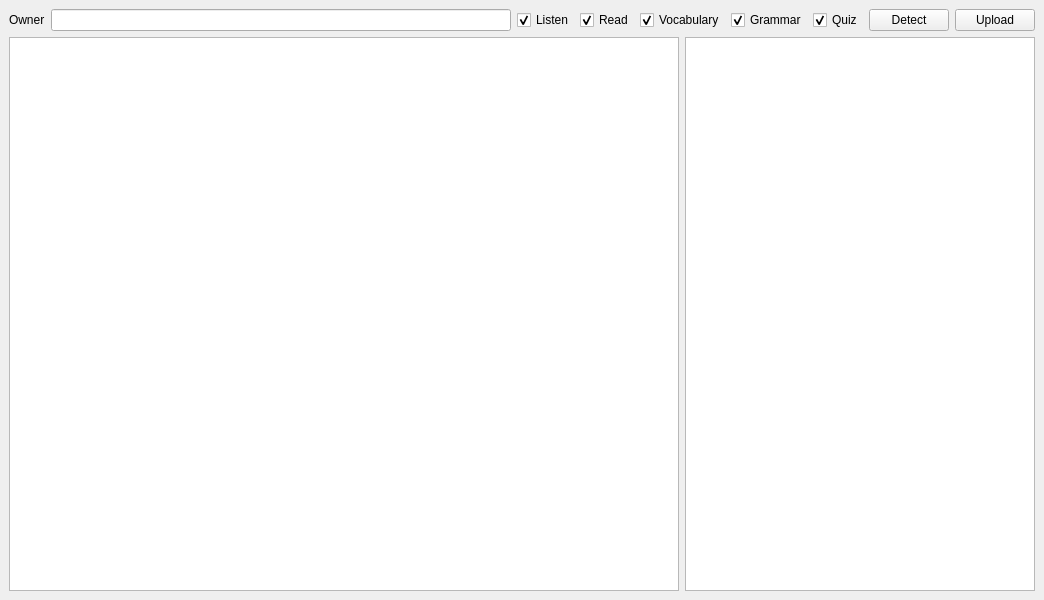
<?xml version="1.0" encoding="UTF-8"?>
<ui version="4.0">
 <class>DetectAndUploadWindow</class>
 <widget class="QMainWindow" name="DetectAndUploadWindow">
  <property name="geometry">
   <rect>
    <x>0</x>
    <y>0</y>
    <width>1044</width>
    <height>600</height>
   </rect>
  </property>
  <property name="windowTitle">
   <string>MainWindow</string>
  </property>
  <widget class="QWidget" name="centralwidget">
   <layout class="QGridLayout" name="gridLayout_2">
    <item row="1" column="0">
     <widget class="QPlainTextEdit" name="txtInputs"/>
    </item>
    <item row="1" column="1">
     <widget class="QListView" name="lsvLinks">
      <property name="maximumSize">
       <size>
        <width>350</width>
        <height>16777215</height>
       </size>
      </property>
     </widget>
    </item>
    <item row="0" column="0" colspan="2">
     <layout class="QHBoxLayout" name="horizontalLayout">
      <property name="topMargin">
       <number>0</number>
      </property>
      <item>
       <widget class="QLabel" name="label">
        <property name="text">
         <string>Owner</string>
        </property>
       </widget>
      </item>
      <item>
       <widget class="QLineEdit" name="txtOwner"/>
      </item>
      <item>
       <widget class="QCheckBox" name="chxListen">
        <property name="text">
         <string>Listen</string>
        </property>
        <property name="checked">
         <bool>true</bool>
        </property>
       </widget>
      </item>
      <item>
       <widget class="QCheckBox" name="chxRead">
        <property name="text">
         <string>Read</string>
        </property>
        <property name="checked">
         <bool>true</bool>
        </property>
       </widget>
      </item>
      <item>
       <widget class="QCheckBox" name="chxVocabulary">
        <property name="text">
         <string>Vocabulary</string>
        </property>
        <property name="checked">
         <bool>true</bool>
        </property>
       </widget>
      </item>
      <item>
       <widget class="QCheckBox" name="chxGrammar">
        <property name="text">
         <string>Grammar</string>
        </property>
        <property name="checked">
         <bool>true</bool>
        </property>
       </widget>
      </item>
      <item>
       <widget class="QCheckBox" name="chxQuiz">
        <property name="text">
         <string>Quiz</string>
        </property>
        <property name="checked">
         <bool>true</bool>
        </property>
       </widget>
      </item>
      <item>
       <widget class="QPushButton" name="btnDetect">
        <property name="text">
         <string>Detect</string>
        </property>
       </widget>
      </item>
      <item>
       <widget class="QPushButton" name="btnUpload">
        <property name="text">
         <string>Upload</string>
        </property>
       </widget>
      </item>
     </layout>
    </item>
   </layout>
  </widget>
 </widget>
 <resources/>
 <connections/>
</ui>
